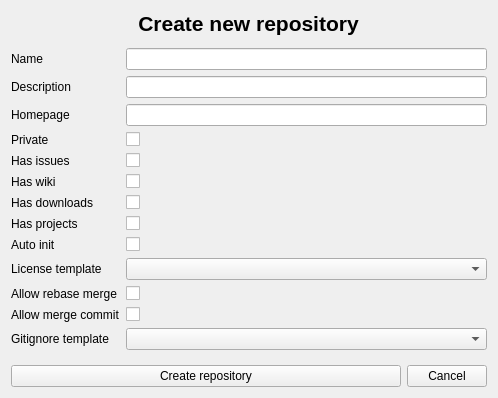
<?xml version="1.0" encoding="UTF-8"?>
<ui version="4.0">
    <class>CreateRepo</class>
    <widget class="QWidget" name="CreateRepo">
        <property name="geometry">
            <rect>
                <x>0</x>
                <y>0</y>
                <width>498</width>
                <height>398</height>
            </rect>
        </property>
        <property name="windowTitle">
            <string>New Repository</string>
        </property>
        <layout class="QVBoxLayout" name="verticalLayout">
            <item>
                <layout class="QHBoxLayout" name="horizontalLayout">
                    <item>
                        <widget class="QLabel" name="label">
                            <property name="sizePolicy">
                                <sizepolicy hsizetype="Fixed" vsizetype="Fixed">
                                    <horstretch>0</horstretch>
                                    <verstretch>0</verstretch>
                                </sizepolicy>
                            </property>
                            <property name="font">
                                <font>
                                    <pointsize>16</pointsize>
                                    <bold>true</bold>
                                </font>
                            </property>
                            <property name="text">
                                <string>Create new repository</string>
                            </property>
                            <property name="alignment">
                                <set>Qt::AlignCenter</set>
                            </property>
                        </widget>
                    </item>
                </layout>
            </item>
            <item>
                <widget class="IconLabel" name="warningLabel" native="true">
                    <property name="sizePolicy">
                        <sizepolicy hsizetype="Fixed" vsizetype="Fixed">
                            <horstretch>0</horstretch>
                            <verstretch>0</verstretch>
                        </sizepolicy>
                    </property>
                </widget>
            </item>
            <item>
                <layout class="QFormLayout" name="formLayout">
                    <item row="0" column="0">
                        <widget class="QLabel" name="nameLabel">
                            <property name="text">
                                <string>Name</string>
                            </property>
                        </widget>
                    </item>
                    <item row="0" column="1">
                        <widget class="QLineEdit" name="nameLineEdit"/>
                    </item>
                    <item row="1" column="0">
                        <widget class="QLabel" name="descriptionLabel">
                            <property name="text">
                                <string>Description</string>
                            </property>
                        </widget>
                    </item>
                    <item row="1" column="1">
                        <widget class="QLineEdit" name="descriptionLineEdit"/>
                    </item>
                    <item row="2" column="0">
                        <widget class="QLabel" name="homepageLabel">
                            <property name="text">
                                <string>Homepage</string>
                            </property>
                        </widget>
                    </item>
                    <item row="2" column="1">
                        <widget class="QLineEdit" name="homepageLineEdit"/>
                    </item>
                    <item row="3" column="0">
                        <widget class="QLabel" name="privateLabel">
                            <property name="text">
                                <string>Private</string>
                            </property>
                        </widget>
                    </item>
                    <item row="3" column="1">
                        <widget class="QCheckBox" name="privateCheckBox"/>
                    </item>
                    <item row="4" column="0">
                        <widget class="QLabel" name="hasIssuesLabel">
                            <property name="text">
                                <string>Has issues</string>
                            </property>
                        </widget>
                    </item>
                    <item row="4" column="1">
                        <widget class="QCheckBox" name="hasIssuesCheckBox"/>
                    </item>
                    <item row="5" column="0">
                        <widget class="QLabel" name="hasWikiLabel">
                            <property name="text">
                                <string>Has wiki</string>
                            </property>
                        </widget>
                    </item>
                    <item row="5" column="1">
                        <widget class="QCheckBox" name="hasWikiCheckBox"/>
                    </item>
                    <item row="6" column="0">
                        <widget class="QLabel" name="hasDownloadsLabel">
                            <property name="text">
                                <string>Has downloads</string>
                            </property>
                        </widget>
                    </item>
                    <item row="6" column="1">
                        <widget class="QCheckBox" name="hasDownloadsCheckBox"/>
                    </item>
                    <item row="7" column="0">
                        <widget class="QLabel" name="hasProjectsLabel">
                            <property name="text">
                                <string>Has projects</string>
                            </property>
                        </widget>
                    </item>
                    <item row="7" column="1">
                        <widget class="QCheckBox" name="hasProjectsCheckBox"/>
                    </item>
                    <item row="8" column="0">
                        <widget class="QLabel" name="autoInitLabel">
                            <property name="text">
                                <string>Auto init</string>
                            </property>
                        </widget>
                    </item>
                    <item row="8" column="1">
                        <widget class="QCheckBox" name="autoInitCheckBox"/>
                    </item>
                    <item row="9" column="0">
                        <widget class="QLabel" name="licenseTemplateLabel">
                            <property name="text">
                                <string>License template</string>
                            </property>
                        </widget>
                    </item>
                    <item row="9" column="1">
                        <widget class="Autocomplete" name="licenseTemplateComboBox"/>
                    </item>
                    <item row="10" column="0">
                        <widget class="QLabel" name="allowRebaseMergeLabel">
                            <property name="text">
                                <string>Allow rebase merge</string>
                            </property>
                        </widget>
                    </item>
                    <item row="10" column="1">
                        <widget class="QCheckBox" name="allowRebaseMergeCheckBox"/>
                    </item>
                    <item row="11" column="0">
                        <widget class="QLabel" name="allowMergeCommitLabel">
                            <property name="text">
                                <string>Allow merge commit</string>
                            </property>
                        </widget>
                    </item>
                    <item row="11" column="1">
                        <widget class="QCheckBox" name="allowMergeCommitCheckBox"/>
                    </item>
                    <item row="12" column="0">
                        <widget class="QLabel" name="gitignoreTemplateLabel">
                            <property name="text">
                                <string>Gitignore template</string>
                            </property>
                        </widget>
                    </item>
                    <item row="12" column="1">
                        <widget class="Autocomplete" name="gitignoreTemplateComboBox"/>
                    </item>
                </layout>
            </item>
            <item>
                <layout class="QHBoxLayout" name="horizontalLayout_2">
                    <item>
                        <widget class="QPushButton" name="createRepoButton">
                            <property name="text">
                                <string>Create repository</string>
                            </property>
                        </widget>
                    </item>
                    <item>
                        <widget class="QPushButton" name="cancelButton">
                            <property name="sizePolicy">
                                <sizepolicy hsizetype="Fixed" vsizetype="Fixed">
                                    <horstretch>0</horstretch>
                                    <verstretch>0</verstretch>
                                </sizepolicy>
                            </property>
                            <property name="text">
                                <string>Cancel</string>
                            </property>
                        </widget>
                    </item>
                </layout>
            </item>
        </layout>
    </widget>
    <customwidgets>
        <customwidget>
            <class>Autocomplete</class>
            <extends>QComboBox</extends>
            <header>widgets.AutocompletableComboBox</header>
        </customwidget>
        <customwidget>
            <class>IconLabel</class>
            <extends>QWidget</extends>
            <header>widgets.IconLabel</header>
            <container>1</container>
        </customwidget>
    </customwidgets>
    <resources/>
    <connections/>
</ui>
